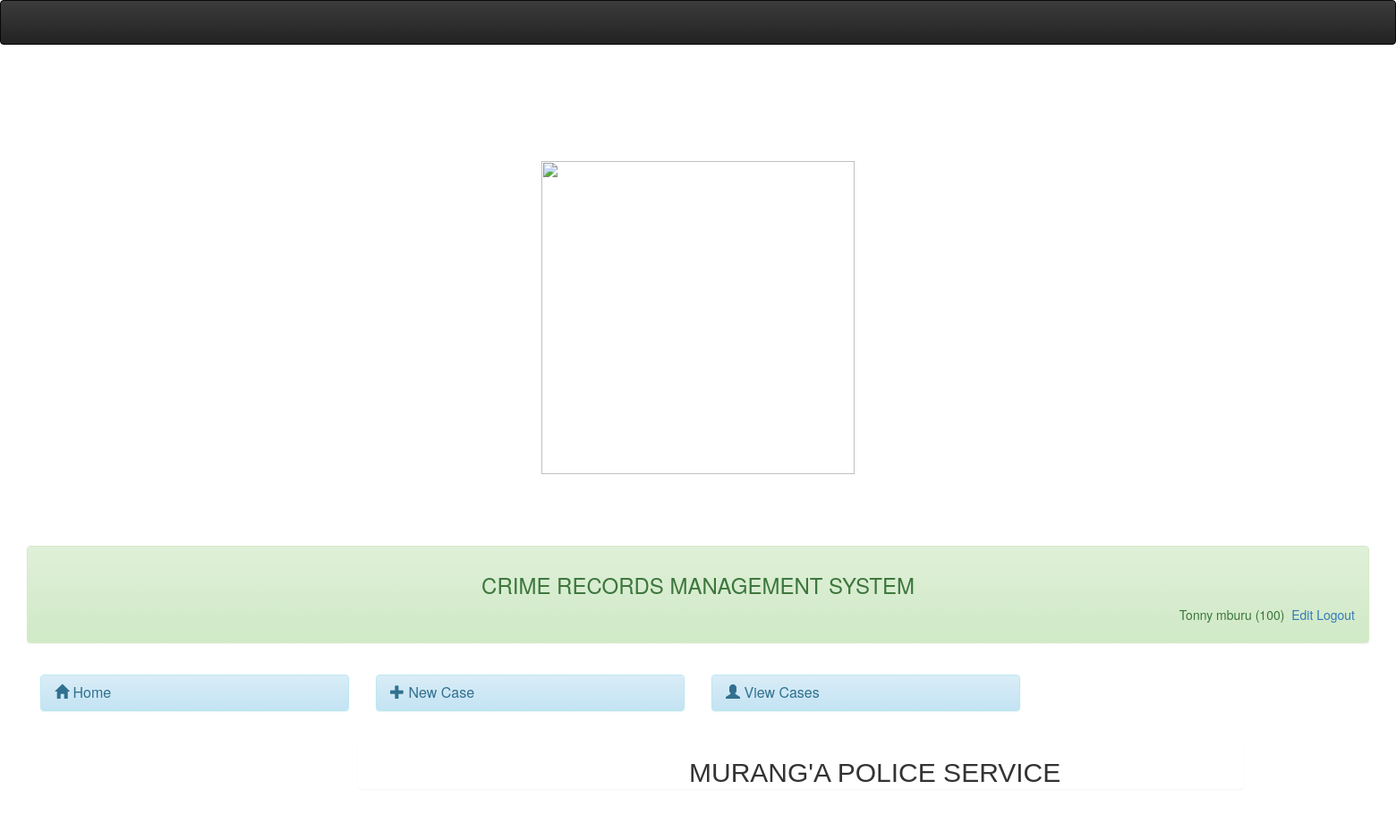
Screenshot of /officer/index.php (signed in) with the database file from the repository.
### tables this page shows
CREATE TABLE `userlogin` (
  `id` int(11) NOT NULL,
  `staffid` varchar(20) NOT NULL,
  `status` varchar(50) NOT NULL,
  `password` varchar(500) NOT NULL,
  `surname` varchar(50) NOT NULL,
  `othernames` varchar(50) NOT NULL,
  `image_path` varchar(500) DEFAULT NULL
);

### officer/session.php (called while the page is built, shortened)
<?php
$session_id=$_SESSION['staffid'];
?>

### officer/menubar.php (the view)
<div class="col-md-12">
	<div class="panel panel-success">
		<div class="panel-heading" style="padding-bottom: 40px;">
			<center><h3>CRIME RECORDS MANAGEMENT SYSTEM</h3></center>
					<?php
					include('session.php');
					include('dbconnect.php');
					$query= mysqli_query($dbcon,"select * from userlogin where staffid = '$session_id'")or die(mysql_error());
					$row = mysqli_fetch_array($query);
					?>
                           <span class="pull-right">
                              <?php echo $row['surname']." ". $row['othernames']." (" .$row['staffid'].")";  ?>
                                 <a href="profile.php"><i class="icon-signout icon-large"></i>&nbsp;Edit</a><a href="logout.php"><i class="icon-signout icon-large"></i>&nbsp;Logout</a>
                                 </span>
                   </div>
		</div>
		<div class="panel-body">
			<div class="row">
				<div class="col-md-3">
					<div class="panel panel-info">
						<div class="panel-heading">
							<h3 class="panel-title"> <a href="index.php">
								<span class="glyphicon glyphicon-home" aria-hidden="true"></span> Home</a>
						</div>
					</div>
				</div>
				<div class="col-md-3">
					<div class="panel panel-info">
						<div class="panel-heading">
							<h3 class="panel-title"> <a href="addcompl.php">
								<span class="glyphicon glyphicon-plus" aria-hidden="true"></span>
							New Case</a>
							</h3>
						</div>
					</div>
				</div>
				<div class="col-md-3">
					<div class="panel panel-info">
						<div class="panel-heading">
							<h3 class="panel-title"> <a href="caseview.php">
								<span class="glyphicon glyphicon-user" aria-hidden="true"></span> View Cases</a>
						</div>
					</div>
				</div>
			</div>
		</div>
	</div>
</div>

### officer/assets/css/simple-sidebar.css (style rules this page uses)
body { overflow-x: hidden; }

### rows the page displays
userlogin: surname "Tonny", othernames "mburu", staffid "100"
